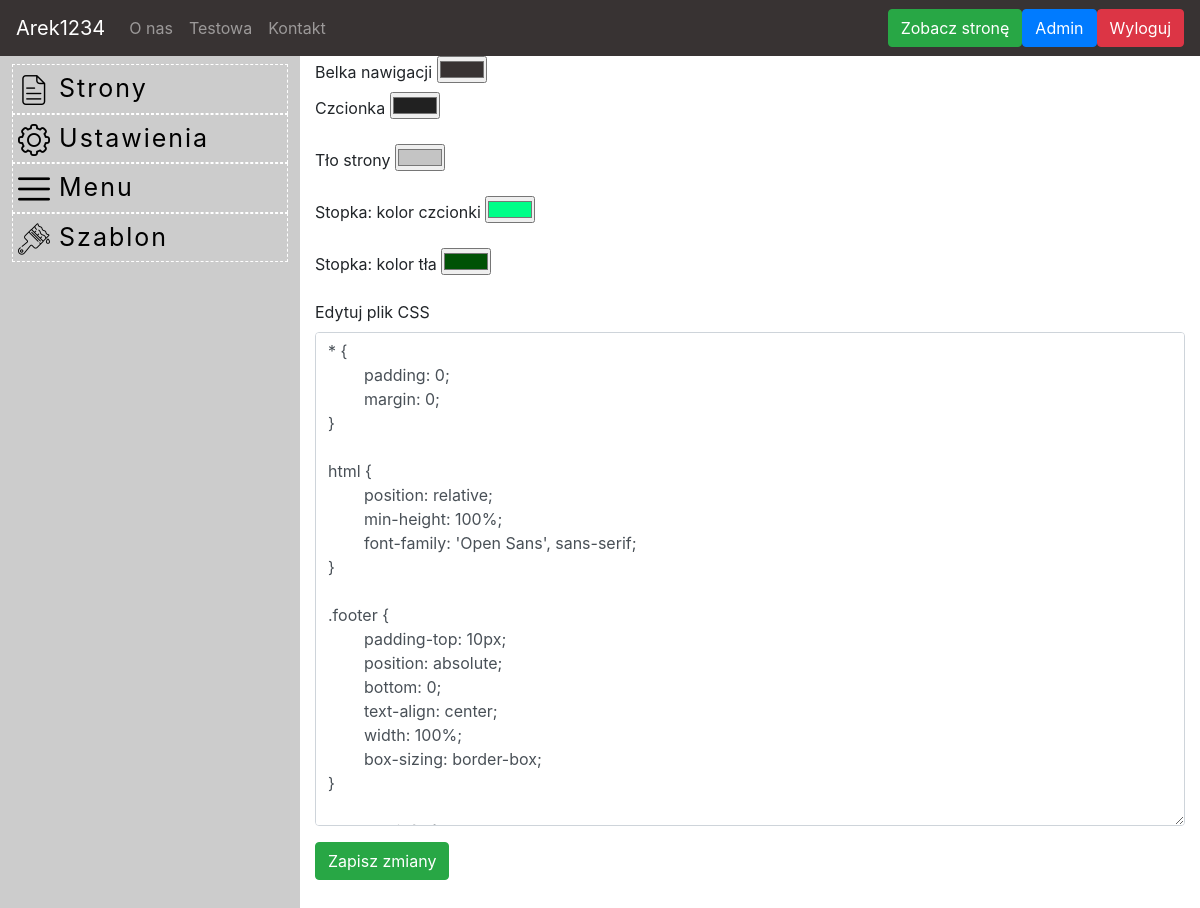
Screenshot of /layout.php (signed in) with the database file from the repository.
### tables this page shows
CREATE TABLE `contact_info` (
  `id` int(1) NOT NULL,
  `phone` varchar(20) NOT NULL,
  `mail` varchar(100) NOT NULL,
  `address` varchar(500) NOT NULL,
  `brand` varchar(60) NOT NULL
);

CREATE TABLE `pages` (
  `id` int(255) NOT NULL,
  `name` varchar(255) NOT NULL,
  `navigation` tinyint(1) NOT NULL DEFAULT '1',
  `title` varchar(255) NOT NULL,
  `description` varchar(500) NOT NULL,
  `inner_HTML` mediumtext NOT NULL,
  `url` varchar(255) NOT NULL,
  `robots` varchar(20) NOT NULL,
  `position` int(2) NOT NULL
);

CREATE TABLE `layout` (
  `mainColor` varchar(7) NOT NULL DEFAULT '#343a40',
  `fontColor` varchar(7) NOT NULL DEFAULT '#000000',
  `bgColor` varchar(7) NOT NULL DEFAULT '#ffffff',
  `footerColor` varchar(7) NOT NULL DEFAULT '#000000',
  `footerBgColor` varchar(7) NOT NULL DEFAULT '#ffffff'
);

### get-layout.php (called while the page is built)
<?php
    $query = "SELECT * FROM layout";
    $result = $conn->query($query);
    $colors = $result->fetch_assoc();
?>

### layout.php (the view, shortened to what this page needs)
<?php if (session_status() === PHP_SESSION_NONE) { session_start(); }
	require_once('db-config.php');
	$query = "SELECT * FROM layout";
	$result = $conn->query($query);
	$row = $result->fetch_assoc();
	$cssFileContent = file_get_contents('./style.css');
?>
<body>
	<?php
		require_once('./modules/navbar.php');
	?>
	<div class="container-fluid">
		<div class="row">
			<?php
				require_once('./modules/sidenav.php');
			?>
			<div class="col-9 offset-3" id="main">
				<form method="post" action="layout.php">
					<div class="form-group">
						<label for="mainColor">Belka nawigacji</label>
						<input name="mainColor" type="color" value="<?php echo $row['mainColor'];?>"/>
					<div>
					<div class="form-group">
						<label for="fontColor">Czcionka</label>
						<input name="fontColor" type="color" value="<?php echo $row['fontColor'];?>"/>
					</div>
					<div class="form-group">
						<label for="bgColor">Tło strony</label>
						<input name="bgColor" type="color" value="<?php echo $row['bgColor'];?>"/>
					</div>
					<div class="form-group">
						<label for="footerColor">Stopka: kolor czcionki</label>
						<input name="footerColor" type="color" value="<?php echo $row['footerColor'];?>"/>
					</div>
					<div class="form-group">
						<label for="footerBgColor">Stopka: kolor tła</label>
						<input name="footerBgColor" type="color" value="<?php echo $row['footerBgColor'];?>"/>
					</div>
					<div class="form-group">
						<label>Edytuj plik CSS</label>
						<textarea rows="20" class="form-control" name="cssContent"><?php echo $cssFileContent?></textarea>
					</div>
				</form>
				<button class="btn btn-success">Zapisz zmiany</button>
			</div>
		</div>
	</div>
</body>
</html>

### modules/navbar.php (shortened to what this page needs)
<?php if (session_status() === PHP_SESSION_NONE) { session_start(); }
require_once("db-config.php");
require_once('get-layout.php');
$query1 = "SELECT * FROM contact_info WHERE id = 1";
$result1 = $conn->query($query1);
$row1 = $result1->fetch_assoc();
?>
<nav class="navbar navbar-expand-lg navbar-dark" style="background-color: <?php echo $colors['mainColor'];?>">
			<a class="navbar-brand" href="/"><?php echo $row1['brand'];?></a>
			<div class="collapse navbar-collapse" id="navbar">
				<ul class="navbar-nav mr-auto">
					<?php
						$nquery = "SELECT id, name, url FROM pages WHERE navigation=1 ORDER BY position";
						$nresult = $conn->query($nquery);
						if ($nresult->num_rows > 0) {
							while($nrow = $nresult->fetch_assoc()) {
								if($nrow['id'] != 1) {
					?>
								<li class="nav-item">
									<a class="nav-link" href="./index?page=<?php echo $nrow['url'];?>"><?php echo $nrow['name'];?></a>
								</li>
					<?php
								}
							}
						}
					?>
				</ul>
				<?php
					if(isset($_SESSION['user']))
					{
				?>
					<a class="btn btn-success" href="/">Zobacz stronę</a>
					<a class="btn btn-primary" href="admin-panel">Admin</a>
					<a class="btn btn-danger" href="logout.php">Wyloguj</a>
				<?php
					}
				?>
			</div>
</nav>

### style.css (style rules this page uses)
* { padding: 0; margin: 0; }
html { position: relative; min-height: 100%; font-family: 'Open Sans', sans-serif; }

### rows the page displays
contact_info: brand "Arek1234"
pages: name "O nas"
pages: name "Testowa"
pages: name "Kontakt"
layout: mainColor "#383333", fontColor "#212121", bgColor "#c4c4c4", footerColor "#00ff88", footerBgColor "#005205"
